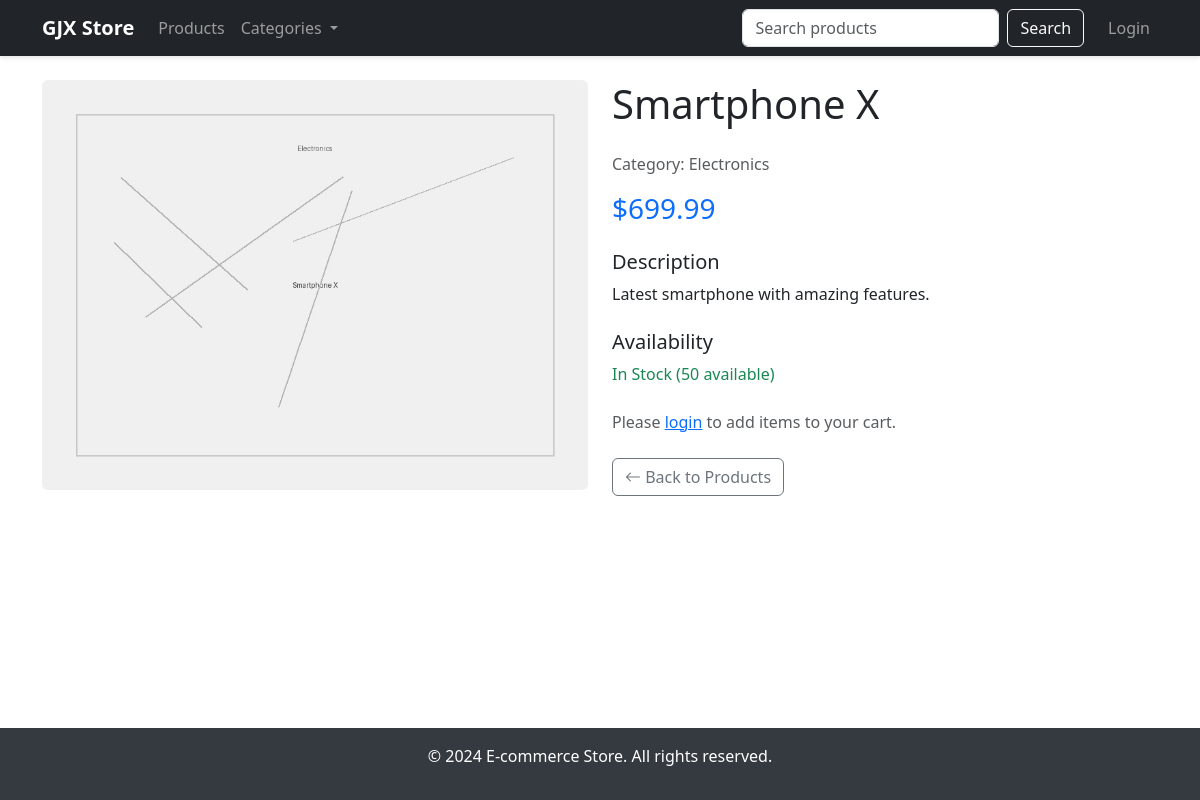
The page /product/smartphone-x/ on the database its author committed.
### store/models.py (models this page shows, shortened)
class Product(models.Model):
    category = models.ForeignKey(
        Category, on_delete=models.CASCADE, related_name='products')
    name = models.CharField(max_length=200)
    slug = models.SlugField(unique=True)
    description = models.TextField()
    price = models.DecimalField(max_digits=10, decimal_places=2)
    image = models.ImageField(upload_to='products/')
    stock = models.IntegerField()
    available = models.BooleanField(default=True)
    created = models.DateTimeField(auto_now_add=True)
    updated = models.DateTimeField(auto_now=True)

class Category(models.Model):
    name = models.CharField(max_length=100)  # Category name
    slug = models.SlugField(unique=True)     # URL-friendly version of name
    class Meta:
        verbose_name_plural = 'categories'   # Proper plural form in admin

### store/views.py (the view)
# urls.py: path('product/<slug:slug>/', views.product_detail, name='product_detail'),
def product_detail(request, slug):
    product = get_object_or_404(Product, slug=slug, available=True)
    return render(request, 'store/product_detail.html', {'product': product})

### store/context_processors.py (called while the page is built)
def categories(request):
    return {
        'categories': Category.objects.all()
    }

### templates/store/product_detail.html (shortened to what this page needs)
{% extends 'base.html' %}  {% block content %}
<div class="row">
  <div class="col-md-6">
    {% if product.image %}
    <img
      src="{{ product.image.url }}"
      class="img-fluid rounded"
      alt="{{ product.name }}"
    />
    {% endif %}
  </div>
  <div class="col-md-6">
    <h1 class="mb-4">{{ product.name }}</h1>
    <p class="text-muted">Category: {{ product.category.name }}</p>
    <h3 class="text-primary mb-4">${{ product.price }}</h3>
    <div class="mb-4">
      <h5>Description</h5>
      <p>{{ product.description }}</p>
    </div>
    <div class="mb-4">
      <h5>Availability</h5>
      {% if product.available and product.stock > 0 %}
      <p class="text-success">In Stock ({{ product.stock }} available)</p>
      {% else %}
      <p class="text-danger">Out of Stock</p>
      {% endif %}
    </div>
    {% if user.is_authenticated and product.available and product.stock > 0 %}
    <a
      href="{% url 'store:add_to_cart' product.id %}"
      class="btn btn-primary btn-lg"
    >
      <i class="bi bi-cart-plus"></i> Add to Cart
    </a>
    {% elif not user.is_authenticated %}
    <p class="text-muted">
      Please <a href="{% url 'login' %}">login</a> to add items to your cart.
    </p>
    {% endif %}
    <div class="mt-4">
      <a
        href="{% url 'store:product_list' %}"
        class="btn btn-outline-secondary"
      >
        <i class="bi bi-arrow-left"></i> Back to Products
      </a>
    </div>
  </div>
</div>
{% endblock %}

### static/css/style.css (style rules this page uses)
html, body { height: 100%; margin: 0; }
body { min-height: 100vh; display: flex; flex-direction: column; }

### rows shown on the page
Product: image (picture), name "Smartphone X", category.name "Electronics", price "699.99", description "Latest smartphone with amazing features.", stock "50"
